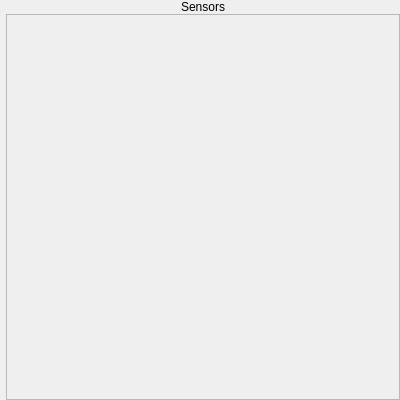
<?xml version="1.0" encoding="UTF-8"?>
<ui version="4.0">
 <class>HardwareMonitor</class>
 <widget class="QWidget" name="HardwareMonitor">
  <property name="geometry">
   <rect>
    <x>0</x>
    <y>0</y>
    <width>400</width>
    <height>400</height>
   </rect>
  </property>
  <property name="sizePolicy">
   <sizepolicy hsizetype="Expanding" vsizetype="Expanding">
    <horstretch>0</horstretch>
    <verstretch>0</verstretch>
   </sizepolicy>
  </property>
  <property name="windowTitle">
   <string>Form</string>
  </property>
  <layout class="QVBoxLayout" name="verticalLayout">
   <property name="spacing">
    <number>0</number>
   </property>
   <property name="leftMargin">
    <number>6</number>
   </property>
   <property name="topMargin">
    <number>0</number>
   </property>
   <property name="rightMargin">
    <number>0</number>
   </property>
   <property name="bottomMargin">
    <number>0</number>
   </property>
   <item>
    <widget class="QLabel" name="label">
     <property name="text">
      <string>Sensors</string>
     </property>
     <property name="alignment">
      <set>Qt::AlignHCenter|Qt::AlignTop</set>
     </property>
    </widget>
   </item>
   <item>
    <widget class="QScrollArea" name="scrollArea">
     <property name="widgetResizable">
      <bool>true</bool>
     </property>
     <widget class="QWidget" name="scrollAreaWidget">
      <property name="geometry">
       <rect>
        <x>0</x>
        <y>0</y>
        <width>390</width>
        <height>16</height>
       </rect>
      </property>
      <property name="sizePolicy">
       <sizepolicy hsizetype="Expanding" vsizetype="Fixed">
        <horstretch>0</horstretch>
        <verstretch>0</verstretch>
       </sizepolicy>
      </property>
     </widget>
    </widget>
   </item>
  </layout>
 </widget>
 <resources/>
 <connections/>
</ui>
